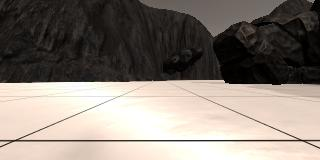
#> input picture sample_search_and_return/images/example_grid1.jpg, 320 x 160 px
$ python perspective_transform.py
#> lines starting #> are read from the running program, lines starting #| are printed output that depends on the picture
import matplotlib.image as mpimg
import matplotlib.pyplot as plt
import numpy as np

import cv2

# Uncomment the next line for use in a Jupyter notebook
# This enables the interactive matplotlib window
#%matplotlib notebook
image = mpimg.imread('./images/example_grid1.jpg')
#> image is the input picture: shape (160, 320, 3); mean R, G, B 135.1, 126.3, 118.3
plt.subplot(121)
plt.imshow(image)


def perspect_transform(img, src, dst):

    # Get transform matrix using cv2.getPerspectivTransform()
    M = cv2.getPerspectiveTransform(src, dst)
    # Warp image using cv2.warpPerspective()
    # keep same size as input image
    warped = cv2.warpPerspective(img, M, (img.shape[1], img.shape[0]))
    # Return the result
    return warped

# Define source and destination points
source = np.float32([[14.8 ,140.7 ], [ 300.9, 140.7 ], [ 118.5,96.5 ], [ 201.2,96.5 ]])

destination = np.float32([[ (image.shape[1]/2)-5, 150 ], [ (image.shape[1]/2)+5,150 ], [(image.shape[1]/2)-5 , 140 ], [ (image.shape[1]/2)+5,140 ]])

warped = perspect_transform(image, source, destination)
#> in perspect_transform, `warped = cv2.warpPerspective(img, M, (img.shape[1], img.shape[0]))`:
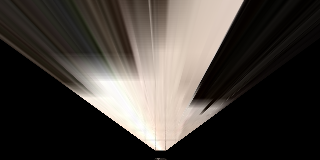
#> warped: shape (160, 320, 3); mean R, G, B 67.7, 62.5, 57.6
plt.subplot(122)
plt.imshow(warped)
plt.show()
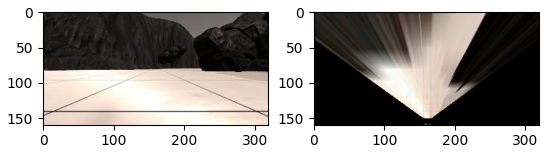
#> figure drawn by matplotlib, 2 panels
